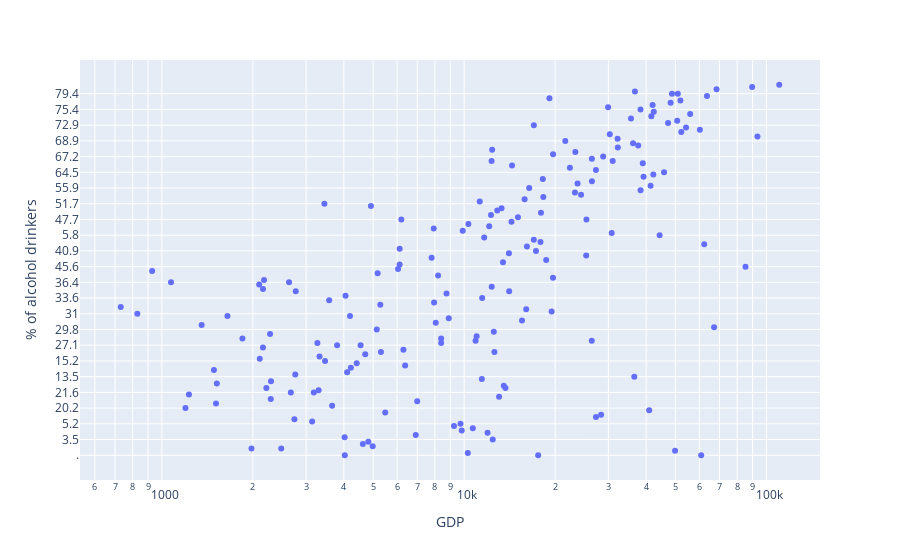

The cell this chart's notebook holds for it:
### Code cell
px.scatter(test[test.Sex == 'BTSX'], x='GDP', y= '% of alcohol drinkers', hover_name="Country", log_x = True)

### Figure 1 — Plotly figure (JSON) as saved in the notebook; plotly's stock layout.template omitted (floating-point values rounded to 4 significant figures; data arrays with more than 128 entries replaced by an {"elided": "..."} marker saying what was removed)
{"data": [{"hovertemplate": "<b>%{hovertext}</b><br><br>GDP=%{x}<br>% of alcohol drinkers=%{y}<extra></extra>", "hovertext": {"elided": "182 str values"}, "legendgroup": "", "marker": {"color": "#636efa", "symbol": "circle"}, "mode": "markers", "name": "", "orientation": "h", "showlegend": false, "type": "scatter", "x": {"elided": "182 float values"}, "xaxis": "x", "y": {"elided": "182 str values"}, "yaxis": "y"}], "layout": {"legend": {"tracegroupgap": 0}, "margin": {"t": 60}, "xaxis": {"anchor": "y", "domain": [0, 1], "title": {"text": "GDP"}, "type": "log"}, "yaxis": {"anchor": "x", "domain": [0, 1], "title": {"text": "% of alcohol drinkers"}}}}
